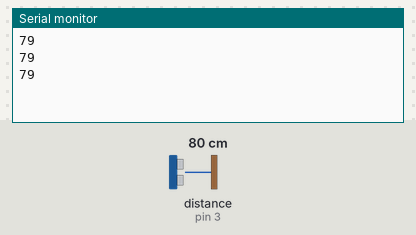
Bench run of a sketch on a simulated Arduino Uno, built with avr-gcc and run on an emulated ATmega328P. Shown: the last lines printed to the serial monitor. Wiring (inferred from the names in the program): ultrasonic range finder: trigger pin 2; echo pin 3. Inputs (shaded band) come from the test bench; at power-on: distance to the obstacle (sensor on pin 3) 80 cm. The echo pulse lasts 58.3 µs per cm.

Above: at 1.3 s.
1.4 s: distance to the obstacle (sensor on pin 3) set to 2 cm
At 1.9 s:
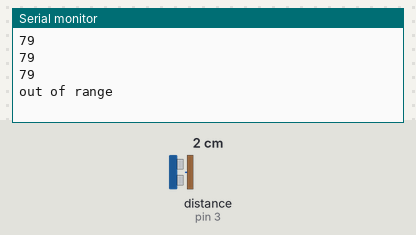
3.5 s: distance to the obstacle (sensor on pin 3) set to 3 cm
At 3.9 s:
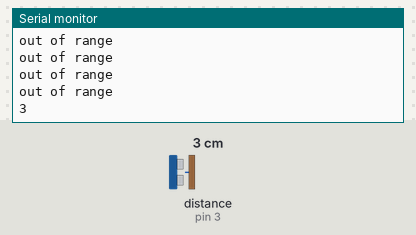

The sketch:

hc-sr04.ino
```cpp
#define trigPin 2 // Trigger Pin
#define echoPin 3 // Echo Pin


#define maximumRange   500  // 최대 거리
#define minimumRange   2 // 최소 거리
long duration, distance; // 펄스 시간, 거리 측정용 변수

// 프로그램 시작시 초기화 작업
void setup()
{
  Serial.begin(115200);     // 시리얼 통신 초기화
  pinMode(trigPin, OUTPUT);
  pinMode(echoPin, INPUT);
}

// 계속 실행할 무한 루프
void loop()
{
 digitalWrite(trigPin, LOW);
 delayMicroseconds(2);

 digitalWrite(trigPin, HIGH);
 delayMicroseconds(10);

 digitalWrite(trigPin, LOW);
 duration = pulseIn(echoPin, HIGH);

 // 측정된 시간을 cm로 환산
 distance = duration/58.2;

 if (distance >= maximumRange || distance <= minimumRange)
 {
   Serial.println("out of range");
 }
 else
 {
  Serial.println(distance);
 }

 delay(500);
}
```

Measured:
- the behaviour switches between 2 and 3 cm on distance to the obstacle (sensor on pin 3) (found by bisection; images 1 and 2)
- after the input at 1.4 s, the serial monitor: prints a new line after 0.12 s (image 1)
- after the input at 3.5 s, the serial monitor: prints a new line at once (image 2)
